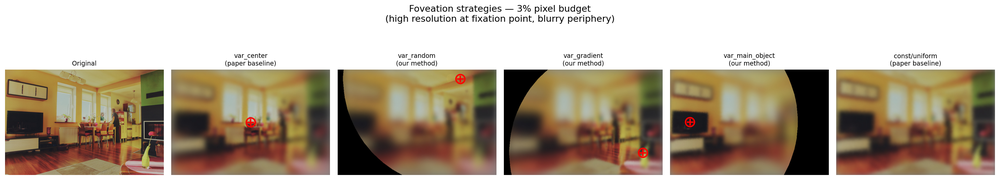
#> input picture foveation_example.png, 1000 x 180 px, shrunk from 2985 x 538 before the run
$ python predict_fixations.py --path ../..   (older library calls are emulated)
#> lines starting #> are read from the running program, lines starting #| are printed output that depends on the picture; after the words box and inside, x2 and y2 are one past the last pixel; in counts of white or black regions, pixels touching at a corner belong together
### fixation/common.py
from pathlib import Path


def dataset_name_from_path(image_root):
    image_root = Path(image_root)
    if image_root.parent.name == "coco" and image_root.name in {"train2017", "val2017", "test2017"}:
        return f"coco_{image_root.name}"
    return image_root.name


def default_fixation_root(image_root, strategy):
#> in main, img is the input picture: PIL image 1000x180 RGBA; mean R, G, B, A 179.3, 165.6, 147.6, 255
    return Path("outputs") / "fixations" / dataset_name_from_path(image_root) / strategy


def default_saliency_root(image_root, model_name, output_kind):
    return Path("outputs") / "saliency" / dataset_name_from_path(image_root) / model_name / output_kind

### fixation/gradient/predict_fixations.py
#!/usr/bin/env python3
import argparse
import json
import sys
from pathlib import Path

import cv2
import numpy as np
from PIL import Image

try:
    from fixation.common import default_fixation_root
except ImportError:
    sys.path.insert(0, str(Path(__file__).resolve().parents[2]))
    from fixation.common import default_fixation_root

IMAGE_SUFFIXES = {".jpg", ".jpeg", ".png", ".bmp", ".webp", ".tif", ".tiff", ".avif"}


def iter_images(image_root):
    for path in sorted(Path(image_root).iterdir()):
        if path.is_file() and path.suffix.lower() in IMAGE_SUFFIXES:
            yield path


def write_fixation_json(output_path, image_shape, objects_info):
    output_path.parent.mkdir(parents=True, exist_ok=True)
    payload = {
        "image_size": [int(image_shape[0]), int(image_shape[1])],
        "objects_info": objects_info,
    }
    with open(output_path, "w") as fp:
        json.dump(payload, fp, indent=2)
        fp.write("\n")


def gradient_fixation_points(image, num_fixations=1, min_distance=64, blur_sigma=3):
    """
    Select fixation points at locations of maximum gradient magnitude.
    A Gaussian blur is applied before gradient computation to suppress noise peaks.
    Returns list of dicts matching the existing JSON convention (centroid is [y, x]).
    """
#> called with num_fixations = 1, min_distance = 64, blur_sigma = 3
    gray = cv2.cvtColor(image, cv2.COLOR_RGB2GRAY).astype(np.float32)
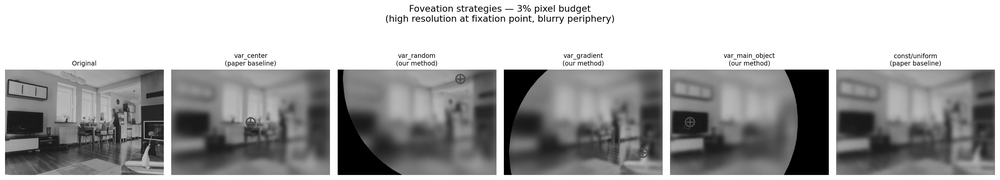
#> gray: shape (180, 1000) float32; min 0, max 255, mean 167.7
    if blur_sigma > 0:
        ksize = int(6 * blur_sigma + 1) | 1  # odd kernel size
        gray = cv2.GaussianBlur(gray, (ksize, ksize), blur_sigma)
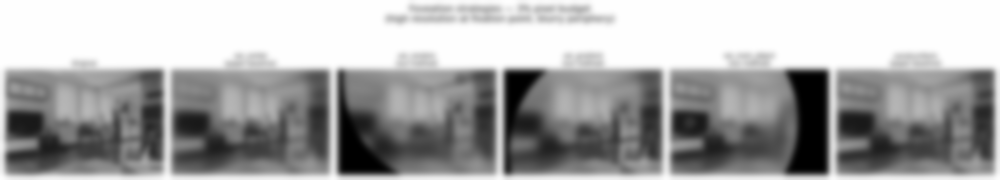
#> gray: shape (180, 1000) float32; min 0, max 255, mean 167.6

    gx = cv2.Sobel(gray, cv2.CV_32F, 1, 0, ksize=3)
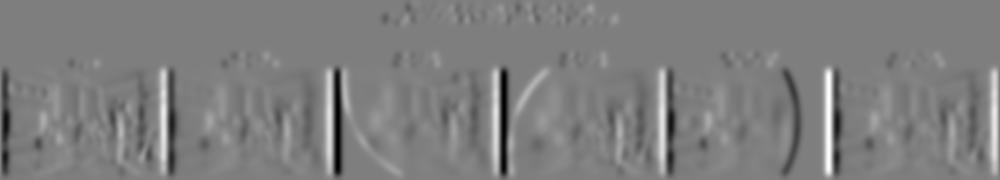
#> gx: shape (180, 1000) float32; min -256.1, max 258.5, mean 0; drawn with min black and max white
    gy = cv2.Sobel(gray, cv2.CV_32F, 0, 1, ksize=3)
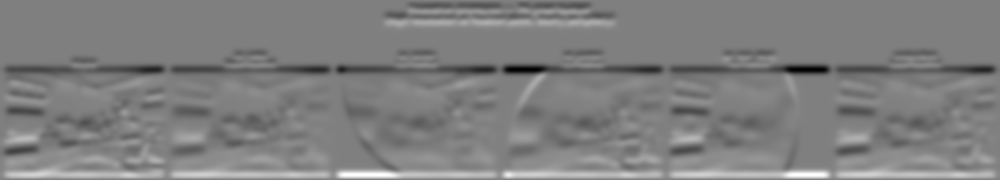
#> gy: shape (180, 1000) float32; min -262.9, max 260.9, mean -0.8; drawn with min black and max white
    magnitude = np.sqrt(gx ** 2 + gy ** 2)
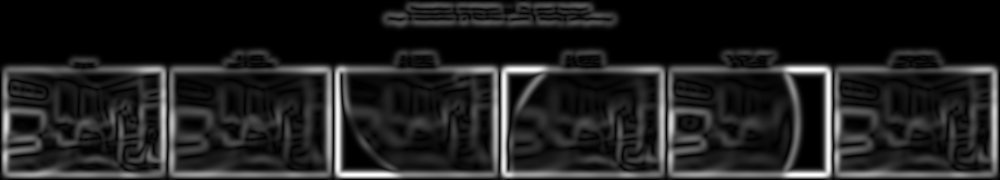
#> magnitude: shape (180, 1000) float32; min 0, max 262.9, mean 33.5; drawn with min black and max white

    scores = magnitude.copy()
    yy, xx = np.ogrid[:scores.shape[0], :scores.shape[1]]
#> yy = 180 values from 0 to 179
    selected = []

    for obj_id in range(num_fixations):
        flat_index = int(np.argmax(scores))
        y, x = np.unravel_index(flat_index, scores.shape)
        selected.append({
            "obj_id": obj_id,
            "centroid": [int(y), int(x)],
            "score": float(magnitude[y, x]),
        })
        if min_distance == 0:
            scores[y, x] = -np.inf
        else:
            suppression_mask = (yy - y) ** 2 + (xx - x) ** 2 <= min_distance ** 2
            scores[suppression_mask] = -np.inf
#> this loop made 1 pass
#> (flat_index, y, x) on pass 1: (69514, 69, 514)
#> pass 1, in gradient_fixation_points, `suppression_mask = (yy - y) ** 2 + (xx - x) ** 2 <= min_distance ** 2`:
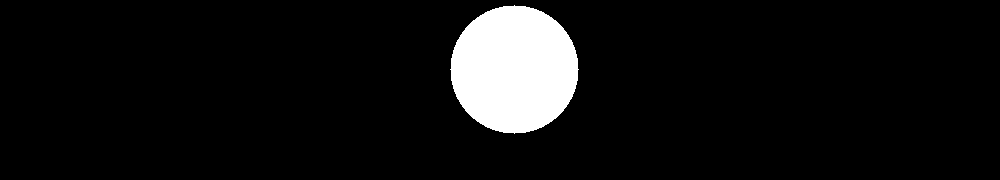
#> suppression_mask: shape (180, 1000) bool; 7.1% white; 1 white region, box (x1, y1, x2, y2) and area: (450, 5, 579, 134) 12853
#> after the loop:
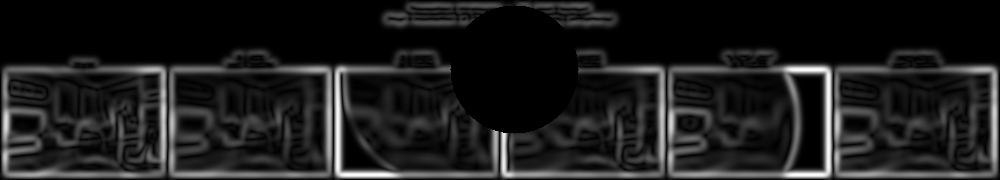
#> scores: shape (180, 1000) float32; 7.14% of pixels changed, all inside (x1, y1, x2, y2) = (450, 5, 579, 134); drawn with min black, max white, NaN and infinite black
#> after the loop, selected = 1 item

    return selected


def main():
    parser = argparse.ArgumentParser(description="Generate fixation-point JSONs using peak gradient magnitude.")
    parser.add_argument("--path", required=True, help="Folder containing source images.")
    parser.add_argument(
        "--outfolder",
        default=None,
        help="Folder for fixation JSONs. Defaults to outputs/fixations/<dataset>/gradient.",
    )
    parser.add_argument("--num_fixations", type=int, default=1, help="Number of fixation points per image.")
    parser.add_argument("--min_distance", type=int, default=64, help="Minimum pixel distance between fixation points.")
    parser.add_argument("--blur_sigma", type=float, default=3.0, help="Gaussian blur sigma before gradient (0 to disable).")
    parser.add_argument("--overwrite", action="store_true", help="Overwrite existing fixation JSONs.")
    args = parser.parse_args()

    image_root = Path(args.path)
    output_root = Path(args.outfolder) if args.outfolder else default_fixation_root(image_root, "gradient")

    images = list(iter_images(image_root))
    if not images:
        print(f"No images found in {image_root}")
        return

    for image_path in images:
        output_path = output_root / image_path.with_suffix(".json").name
        if output_path.exists() and not args.overwrite:
            print(f"Skipping existing fixation JSON: {output_path}")
            continue

        with Image.open(image_path) as img:
            image = np.asarray(img.convert("RGB"))

        objects_info = gradient_fixation_points(
            image,
            num_fixations=args.num_fixations,
            min_distance=args.min_distance,
            blur_sigma=args.blur_sigma,
        )
#> objects_info = 1 item
        write_fixation_json(output_path, image.shape, objects_info)
        print(f"Wrote {output_path}")


if __name__ == "__main__":
    main()
